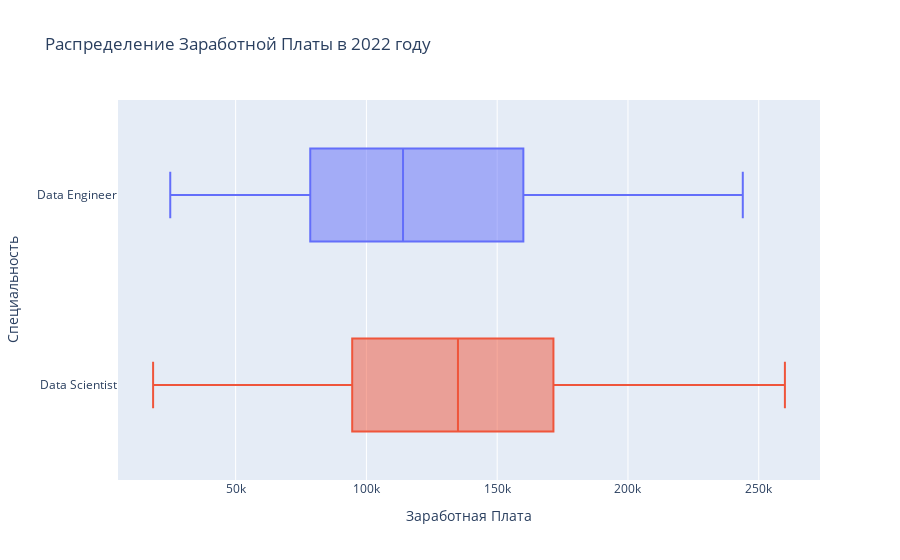

Notebook cell for this chart:
### Code cell
#create a boxplot
fig = px.box(
    data_frame=salary_by_year,
    x='salary',
    y='job_title',
    color='job_title',
    #set horizontal orientation
    orientation='h',
    title='Распределение Заработной Платы в 2022 году',
)
#set the title of the axis
fig.update_layout(
   xaxis_title_text='Заработная Плата',
   yaxis_title_text='Специальность',
   showlegend=False
)
fig.show()

### Figure 1 — Plotly figure (JSON) as saved in the notebook; plotly's stock layout.template omitted (floating-point values rounded to 4 significant figures)
{"data": [{"alignmentgroup": "True", "hovertemplate": "job_title=%{y}<br>salary=%{x}<extra></extra>", "legendgroup": "Data Engineer", "marker": {"color": "#636efa"}, "name": "Data Engineer", "notched": false, "offsetgroup": "Data Engineer", "orientation": "h", "showlegend": true, "type": "box", "x": [135000, 170000, 150000, 52351, 242000, 200000, 78526, 52351, 45807, 181940, 132320, 220110, 160080, 165400, 132320, 243900, 128875, 93700, 156600, 108800, 113000, 78526, 65438, 160000, 136000, 136994, 101570, 155000, 117789, 209100, 154600, 175000, 98158, 183600, 65949, 49461, 78526, 58894, 63900, 82900, 100800, 49461, 87932, 76940, 104702, 91614, 65949, 87932, 98158, 76940, 180000, 80000, 105000, 54957, 120000, 100000, 216000, 210000, 58035, 115000, 65000, 68147, 206699, 99100, 130000, 110500, 160000, 200100, 145000, 70500, 175100, 140250, 54000, 25000, 220110, 160080, 154000, 126000], "x0": " ", "xaxis": "x", "y": ["Data Engineer", "Data Engineer", "Data Engineer", "Data Engineer", "Data Engineer", "Data Engineer", "Data Engineer", "Data Engineer", "Data Engineer", "Data Engineer", "Data Engineer", "Data Engineer", "Data Engineer", "Data Engineer", "Data Engineer", "Data Engineer", "Data Engineer", "Data Engineer", "Data Engineer", "Data Engineer", "Data Engineer", "Data Engineer", "Data Engineer", "Data Engineer", "Data Engineer", "Data Engineer", "Data Engineer", "Data Engineer", "Data Engineer", "Data Engineer", "Data Engineer", "Data Engineer", "Data Engineer", "Data Engineer", "Data Engineer", "Data Engineer", "Data Engineer", "Data Engineer", "Data Engineer", "Data Engineer", "Data Engineer", "Data Engineer", "Data Engineer", "Data Engineer", "Data Engineer", "Data Engineer", "Data Engineer", "Data Engineer", "Data Engineer", "Data Engineer", "Data Engineer", "Data Engineer", "Data Engineer", "Data Engineer", "Data Engineer", "Data Engineer", "Data Engineer", "Data Engineer", "Data Engineer", "Data Engineer", "Data Engineer", "Data Engineer", "Data Engineer", "Data Engineer", "Data Engineer", "Data Engineer", "Data Engineer", "Data Engineer", "Data Engineer", "Data Engineer", "Data Engineer", "Data Engineer", "Data Engineer", "Data Engineer", "Data Engineer", "Data Engineer", "Data Engineer", "Data Engineer"], "y0": " ", "yaxis": "y"}, {"alignmentgroup": "True", "hovertemplate": "job_title=%{y}<br>salary=%{x}<extra></extra>", "legendgroup": "Data Scientist", "marker": {"color": "#EF553B"}, "name": "Data Scientist", "notched": false, "offsetgroup": "Data Scientist", "orientation": "h", "showlegend": true, "type": "box", "x": [130000, 90000, 136620, 99360, 117789, 104702, 146000, 123000, 65438, 39263, 165220, 120160, 180000, 120000, 95550, 167000, 150000, 211500, 138600, 170000, 215300, 158200, 180000, 71982, 45807, 260000, 180000, 80000, 140400, 215300, 31615, 18442, 104890, 140000, 220000, 183228, 91614, 185100, 200000, 120000, 230000, 100000, 100000, 35590, 100000, 165000, 52396, 40000, 86703, 48000, 122346, 69336, 135000, 78000, 141300, 102100, 205300, 176000, 144000, 205300, 140400, 210000, 150000, 160000, 130000], "x0": " ", "xaxis": "x", "y": ["Data Scientist", "Data Scientist", "Data Scientist", "Data Scientist", "Data Scientist", "Data Scientist", "Data Scientist", "Data Scientist", "Data Scientist", "Data Scientist", "Data Scientist", "Data Scientist", "Data Scientist", "Data Scientist", "Data Scientist", "Data Scientist", "Data Scientist", "Data Scientist", "Data Scientist", "Data Scientist", "Data Scientist", "Data Scientist", "Data Scientist", "Data Scientist", "Data Scientist", "Data Scientist", "Data Scientist", "Data Scientist", "Data Scientist", "Data Scientist", "Data Scientist", "Data Scientist", "Data Scientist", "Data Scientist", "Data Scientist", "Data Scientist", "Data Scientist", "Data Scientist", "Data Scientist", "Data Scientist", "Data Scientist", "Data Scientist", "Data Scientist", "Data Scientist", "Data Scientist", "Data Scientist", "Data Scientist", "Data Scientist", "Data Scientist", "Data Scientist", "Data Scientist", "Data Scientist", "Data Scientist", "Data Scientist", "Data Scientist", "Data Scientist", "Data Scientist", "Data Scientist", "Data Scientist", "Data Scientist", "Data Scientist", "Data Scientist", "Data Scientist", "Data Scientist", "Data Scientist"], "y0": " ", "yaxis": "y"}], "layout": {"boxmode": "overlay", "legend": {"title": {"text": "job_title"}, "tracegroupgap": 0}, "showlegend": false, "title": {"text": "Распределение Заработной Платы в 2022 году"}, "xaxis": {"anchor": "y", "domain": [0, 1], "title": {"text": "Заработная Плата"}}, "yaxis": {"anchor": "x", "categoryarray": ["Data Scientist", "Data Engineer"], "categoryorder": "array", "domain": [0, 1], "title": {"text": "Специальность"}}}}
